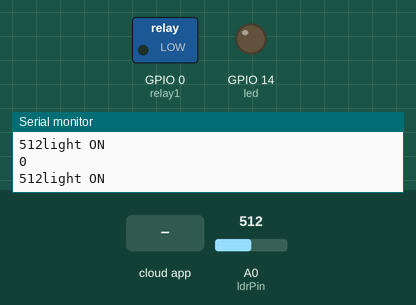
The sketch below on a simulated ESP8266 (NodeMCU). Shown: switched loads named in the sketch (green lamp = pin HIGH), output pins drawn as LEDs (lit = HIGH), the last lines printed to the serial monitor. The test bench sets the inputs (shaded band); at power-on: A0 (ldrPin) = 512. WiFi joins after 1.5 s; servers stay silent unless stated; the Firebase database answers and starts empty.

Above: at 2.7 s.
2.8 s: A0 (ldrPin) set to 489
At 3.4 s:
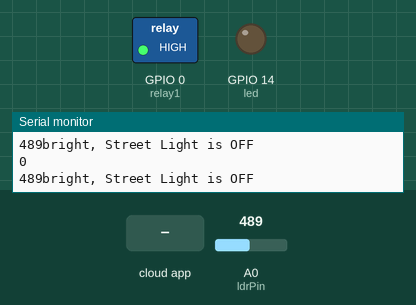
4.3 s: the phone or cloud app sets Mode to 1
At 4.8 s:
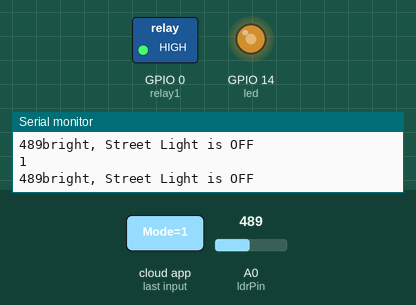
5.8 s: the phone or cloud app sets Mode to 0
At 6.1 s:
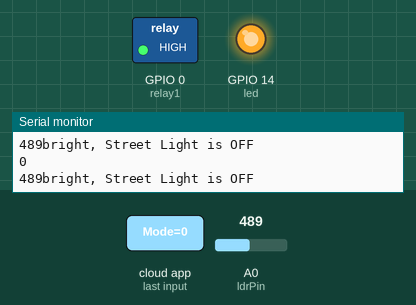
7.3 s: A0 (ldrPin) set to 510
At 8.5 s:
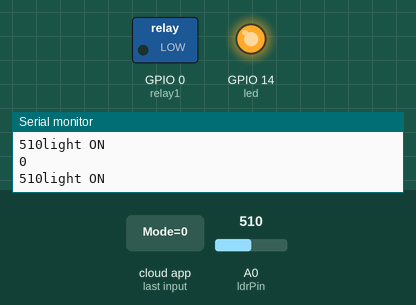
8.8 s: the phone or cloud app sets Mode to 1
At 10.0 s:
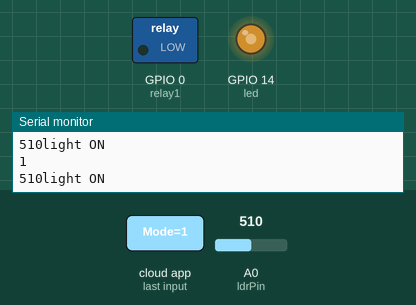
10.3 s: A0 (ldrPin) set to 490
At 11.3 s:
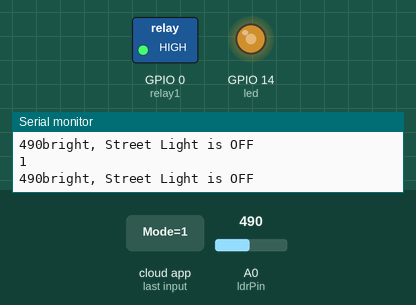
Timing chart, 0 to 12.8 s (numbered marks = the images above; inputs shaded):
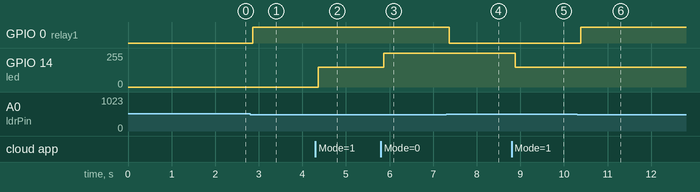

The sketch:

ldr____modes.ino
```cpp
#include <FirebaseArduino.h>
#include  <ESP8266WiFi.h>
#include<SoftwareSerial.h>
//const int ProxSensor=5;
int relay = 16;
 int relay1 = 0;
 int ldrPin = A0;
#define FIREBASE_HOST "energy-meter-ebe6d.firebaseio.com"                          // the project name address from firebase id
#define FIREBASE_AUTH "j6KPjN4Kmgl155QZUjKGUXBKwkc9cVkRXpNUT1oD"            // the secret key generated from firebase
#define WIFI_SSID "ThingSenz"                                             // input your home or public wifi name
#define WIFI_PASSWORD "qwertypoiu123"
int x=0;
void setup()
{
   pinMode(relay1, OUTPUT);
  pinMode(ldrPin, INPUT);
  Serial.begin(115200);
WiFi.begin (WIFI_SSID, WIFI_PASSWORD);
   while (WiFi.status() != WL_CONNECTED) {
    delay(500);
    Serial.print(".");
  Firebase.begin(FIREBASE_HOST,FIREBASE_AUTH);
}
}
void firebasereconnect()
{
  Serial.println("Trying to reconnect");
    Firebase.begin(FIREBASE_HOST, FIREBASE_AUTH);
  }
void loop()
{
  //String modes;
x=Firebase.getString ("Mode").toInt();
Serial.println(x);
if(x!=0)
{
  int led=14;
  analogWrite(led,150);

}
else
{
 digitalWrite(16,1);
 digitalWrite(14,1);
}

int ldrStatus = analogRead(ldrPin);
Serial.print(analogRead(ldrPin));
  if (ldrStatus <= 500) {
    digitalWrite(relay1, HIGH);
    Serial.println("bright, Street Light is OFF");
  }

  else {
    digitalWrite(relay1, LOW);
    Serial.println("light ON");
  }
}
```

Measured:
- the behaviour switches between 501 and 500 on A0 (ldrPin) (found by bisection; images 0 and 1)
- after the input at 2.8 s, GPIO 0 (relay1): LOW → HIGH after 0.06 s
- after the input at 4.3 s, GPIO 14 (led): 0/255 → 150/255 after 0.06 s
- after the input at 5.8 s, GPIO 14 (led): 150/255 → 255/255 after 0.07 s
- after the input at 7.3 s, GPIO 0 (relay1): HIGH → LOW after 0.07 s
- after the input at 8.8 s, GPIO 14 (led): 255/255 → 150/255 after 0.08 s
- after the input at 10.3 s, GPIO 0 (relay1): LOW → HIGH after 0.08 s
